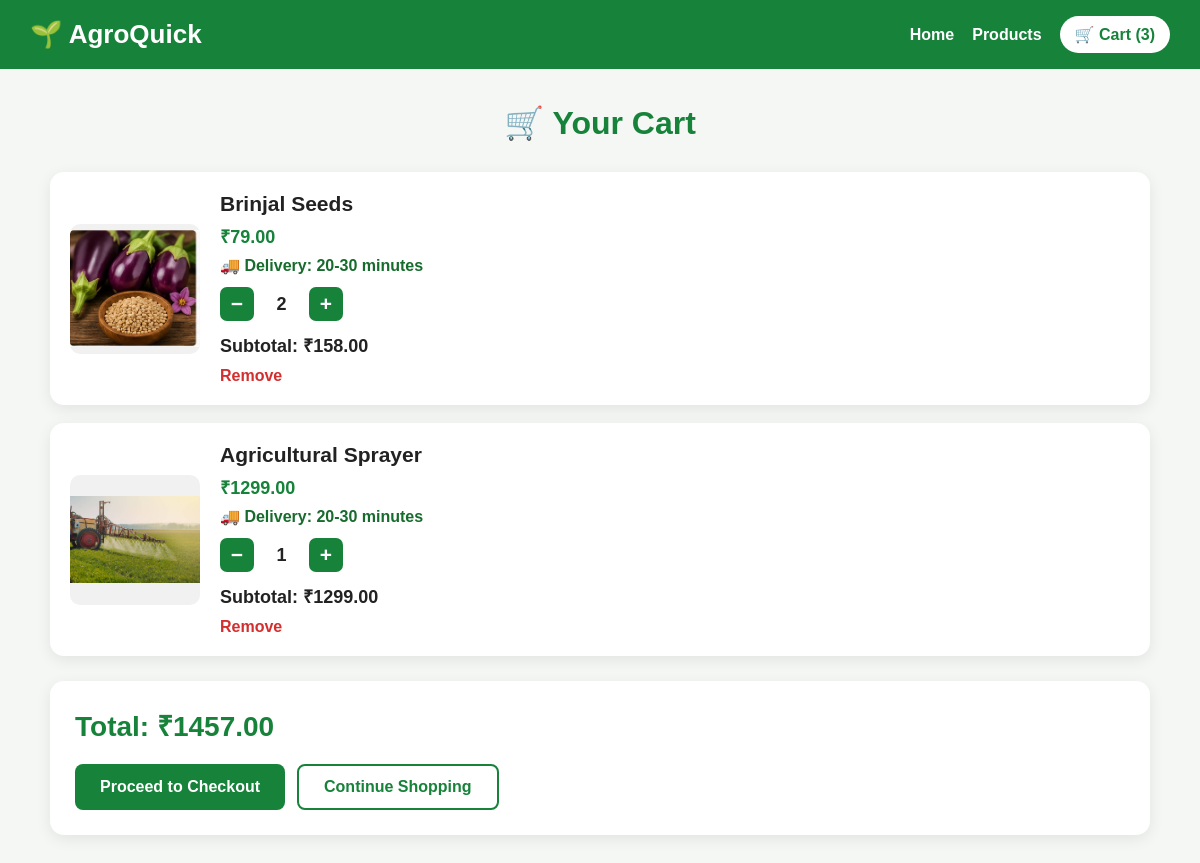
Page /cart (signed in) on the committed database.
### tables this page shows
CREATE TABLE cart_items (
            id INTEGER PRIMARY KEY AUTOINCREMENT,
            user_id INTEGER NOT NULL,
            product_id INTEGER NOT NULL,
            quantity INTEGER NOT NULL DEFAULT 1,
            UNIQUE(user_id, product_id)
        );

CREATE TABLE products (
            id INTEGER PRIMARY KEY AUTOINCREMENT,
            name TEXT NOT NULL,
            category_id INTEGER NOT NULL,
            price REAL NOT NULL,
            image TEXT,
            description TEXT,
            stock INTEGER DEFAULT 100, delivery_time TEXT DEFAULT '20-30 minutes', created_at TEXT,
            FOREIGN KEY (category_id) REFERENCES categories(id)
        );

### app.py (the view, shortened to what this page needs)
@app.route("/cart")
@location_required
def cart():
    user_id = session["user_id"]
    db = get_db()
    rows = db.execute(
        """
        SELECT
            p.id,
            p.name,
            p.price,
            p.image,
            p.stock,
            p.delivery_time,
            ci.quantity
        FROM cart_items ci
        JOIN products p ON ci.product_id=p.id
        WHERE ci.user_id=?
        ORDER BY ci.id DESC
        """,
        (user_id,)
    ).fetchall()
    items = []
    total = 0
    for row in rows:
        quantity = int(row["quantity"])
        stock = int(row["stock"] or 0)
        subtotal = float(row["price"]) * quantity
        total += subtotal
        items.append({
            "id": row["id"],
            "name": row["name"],
            "price": row["price"],
            "image": row["image"],
            "quantity": quantity,
            "subtotal": subtotal,
            "delivery_time":
                row["delivery_time"] or "20-30 minutes"
        })
    db.commit()
    db.close()
    return render_template(
        "cart.html",
        items=items,
        total=total
    )

### app.py (called while the page is built)
def get_db():
    db = sqlite3.connect(DATABASE)
    db.row_factory = sqlite3.Row
    return db

def location_required(function):
    @wraps(function)
    def wrapper(*args, **kwargs):
        if "user_id" not in session:
            return redirect(url_for("login"))
        if not session.get("user_location"):
            return redirect(url_for("location"))
        return function(*args, **kwargs)
    return wrapper

def cart_count():
    if "user_id" not in session:
        return 0
    db = get_db()
    row = db.execute(
        """
        SELECT COALESCE(SUM(quantity), 0) AS total
        FROM cart_items
        WHERE user_id=?
        """,
        (session["user_id"],)
    ).fetchone()
    db.close()
    return int(row["total"] or 0)

@app.context_processor
def globals_for_templates():
    return {
        "cart_count": cart_count(),
        "user_location": session.get("user_location"),
        "current_user_name": session.get("user_name"),
        "logged_in": "user_id" in session
    }

### templates/cart.html (shortened to what this page needs)
<!DOCTYPE html>
<html lang="en">
<head>
</head>
<body>
<nav>
    <a href="{{ url_for('home') }}" class="logo">
        🌱 AgroQuick
    </a>
    <div class="nav-links">
        <a href="{{ url_for('home') }}">
            Home
        </a>
        <a href="{{ url_for('products') }}">
            Products
        </a>
        <a href="{{ url_for('cart') }}" class="cart-link">
            🛒 Cart ({{ cart_count }})
        </a>
    </div>
</nav>
<div class="container">
    <h1>🛒 Your Cart</h1>
    {% if items %}
        {% for item in items %}
            <div class="cart-item">
                {% if item.image %}
                    <img
                        src="{{ url_for('static', filename='images/' ~ item.image) }}"
                        class="cart-image"
                        alt="{{ item.name }}"
                        onerror="this.style.display='none';"
                    >
                {% else %}
                    <div class="cart-image"></div>
                {% endif %}
                <div class="item-info">
                    <div class="item-name">
                        {{ item.name }}
                    </div>
                    <div class="price">
                        ₹{{ "%.2f"|format(item.price|float) }}
                    </div>
                    <div class="delivery">
                        🚚 Delivery: {{ item.delivery_time }}
                    </div>
                    <div class="quantity-box">
                        <a
                            href="{{ url_for('decrease', product_id=item.id) }}"
                            class="quantity-button"
                        >
                            −
                        </a>
                        <span class="quantity">
                            {{ item.quantity }}
                        </span>
                        <a
                            href="{{ url_for('increase', product_id=item.id) }}"
                            class="quantity-button"
                        >
                            +
                        </a>
                    </div>
                    <div class="subtotal">
                        Subtotal:
                        ₹{{ "%.2f"|format(item.subtotal|float) }}
                    </div>
                    <a
                        href="{{ url_for('remove_from_cart', product_id=item.id) }}"
                        class="remove"
                    >
                        Remove
                    </a>
                </div>
            </div>
        {% endfor %}
        <div class="summary">
            <div class="total">
                Total: ₹{{ "%.2f"|format(total|float) }}
            </div>
            <div class="buttons">
                <a
                    href="{{ url_for('checkout') }}"
                    class="checkout"
                >
                    Proceed to Checkout
                </a>
                <a
                    href="{{ url_for('products') }}"
                    class="continue"
                >
                    Continue Shopping
                </a>
            </div>
        </div>
    {% endif %}
</div>
</body>
</html>

### templates/cart.html (style rules this page uses)
* { box-sizing: border-box; }
body { margin: 0; font-family: Arial, sans-serif; background: #f5f7f5; color: #222; }
nav { background: #16823a; padding: 16px 30px; display: flex; justify-content: space-between; align-items: center; flex-wrap: wrap; }
.logo { color: white; text-decoration: none; font-size: 26px; font-weight: bold; }
.nav-links { display: flex; gap: 18px; align-items: center; flex-wrap: wrap; }
.nav-links a { color: white; text-decoration: none; font-weight: bold; }
.cart-link { background: white; color: #16823a !important; padding: 9px 15px; border-radius: 20px; }
.container { width: 92%; max-width: 1100px; margin: 35px auto; }
h1 { text-align: center; color: #16823a; margin-bottom: 30px; }
.cart-item { background: white; border-radius: 14px; padding: 20px; margin-bottom: 18px; display: flex; gap: 20px; align-items: center; box-shadow: 0 4px 15px rgba(0,0,0,0.08); }
.cart-image { width: 130px; height: 130px; object-fit: contain; background: #f1f1f1; border-radius: 10px; flex-shrink: 0; }
.item-info { flex: 1; }
.item-name { font-size: 21px; font-weight: bold; margin-bottom: 8px; }
.price { color: #16823a; font-size: 18px; font-weight: bold; margin-bottom: 8px; }
.delivery { color: #176b2d; font-weight: bold; margin: 8px 0; }
.quantity-box { display: flex; align-items: center; gap: 10px; margin: 12px 0; }
.quantity-button { width: 34px; height: 34px; border-radius: 7px; background: #16823a; color: white; text-decoration: none; display: flex; justify-content: center; align-items: center; font-size: 21px; font-weight: bold; }
.quantity { min-width: 35px; text-align: center; font-size: 18px; font-weight: bold; }
.subtotal { font-size: 18px; font-weight: bold; margin-top: 8px; }
.remove { display: inline-block; margin-top: 10px; color: #d32f2f; text-decoration: none; font-weight: bold; }
.summary { background: white; border-radius: 14px; padding: 25px; box-shadow: 0 4px 15px rgba(0,0,0,0.08); margin-top: 25px; }
.total { font-size: 28px; font-weight: bold; color: #16823a; margin-bottom: 20px; }
.buttons { display: flex; gap: 12px; flex-wrap: wrap; }
.checkout { display: inline-block; background: #16823a; color: white; text-decoration: none; padding: 14px 25px; border-radius: 8px; font-weight: bold; }
.continue { display: inline-block; border: 2px solid #16823a; color: #16823a; text-decoration: none; padding: 12px 25px; border-radius: 8px; font-weight: bold; }

### rows in the picture
cart_items: image (picture), name "Brinjal Seeds", delivery_time "20-30 minutes", quantity "2", subtotal "158.00"
products: price "79.00"
cart_items: image (picture), name "Agricultural Sprayer", delivery_time "20-30 minutes", quantity "1", subtotal "1299.00"
products: price "1299.00"

### other values in the picture
{{ cart_count }} "3"
{{ "%.2f"|format(total|float) }} "1457.00"
